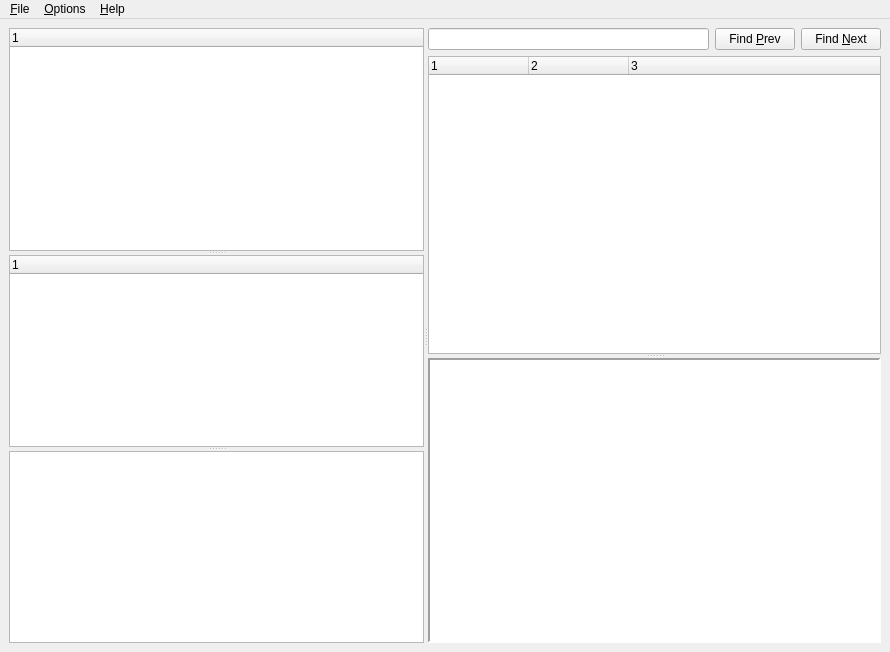
<?xml version="1.0" encoding="UTF-8"?>
<ui version="4.0">
 <author>CVS</author>
 <class>mainWindow</class>
 <widget class="QMainWindow" name="mainWindow">
  <property name="geometry">
   <rect>
    <x>0</x>
    <y>0</y>
    <width>890</width>
    <height>652</height>
   </rect>
  </property>
  <property name="minimumSize">
   <size>
    <width>800</width>
    <height>480</height>
   </size>
  </property>
  <property name="windowTitle">
   <string>DTV</string>
  </property>
  <property name="windowIcon">
   <iconset>
    <normaloff>dtv.png</normaloff>dtv.png</iconset>
  </property>
  <property name="iconSize">
   <size>
    <width>32</width>
    <height>32</height>
   </size>
  </property>
  <widget class="QWidget" name="centralwidget">
   <property name="minimumSize">
    <size>
     <width>800</width>
     <height>480</height>
    </size>
   </property>
   <layout class="QGridLayout" name="gridLayout">
    <item row="0" column="0">
     <widget class="QSplitter" name="splitter_3">
      <property name="orientation">
       <enum>Qt::Horizontal</enum>
      </property>
      <widget class="QSplitter" name="splitter">
       <property name="orientation">
        <enum>Qt::Vertical</enum>
       </property>
       <widget class="QTreeWidget" name="trwIncludedFiles">
        <property name="sizePolicy">
         <sizepolicy hsizetype="Minimum" vsizetype="MinimumExpanding">
          <horstretch>1</horstretch>
          <verstretch>20</verstretch>
         </sizepolicy>
        </property>
        <property name="minimumSize">
         <size>
          <width>40</width>
          <height>0</height>
         </size>
        </property>
        <property name="maximumSize">
         <size>
          <width>500</width>
          <height>16777215</height>
         </size>
        </property>
        <property name="selectionMode">
         <enum>QAbstractItemView::ExtendedSelection</enum>
        </property>
        <property name="columnCount">
         <number>1</number>
        </property>
        <column>
         <property name="text">
          <string notr="true">1</string>
         </property>
        </column>
       </widget>
       <widget class="QTreeWidget" name="testTree">
        <column>
         <property name="text">
          <string notr="true">1</string>
         </property>
        </column>
       </widget>
       <widget class="QTextBrowser" name="textBrowser"/>
      </widget>
      <widget class="QSplitter" name="splitter_2">
       <property name="orientation">
        <enum>Qt::Vertical</enum>
       </property>
       <widget class="QWidget" name="layoutWidget">
        <layout class="QVBoxLayout" name="verticalLayout">
         <item>
          <layout class="QHBoxLayout" name="horizontalLayout">
           <item>
            <widget class="QLineEdit" name="txtFindText">
             <property name="toolTip">
              <string extracomment="Type some text to find it in the DTS"/>
             </property>
             <property name="statusTip">
              <string/>
             </property>
             <property name="placeholderText">
              <string/>
             </property>
            </widget>
           </item>
           <item>
            <widget class="QPushButton" name="btnFindPrev">
             <property name="sizePolicy">
              <sizepolicy hsizetype="Fixed" vsizetype="Fixed">
               <horstretch>0</horstretch>
               <verstretch>0</verstretch>
              </sizepolicy>
             </property>
             <property name="text">
              <string>Find &amp;Prev</string>
             </property>
             <property name="autoDefault">
              <bool>true</bool>
             </property>
            </widget>
           </item>
           <item>
            <widget class="QPushButton" name="btnFindNext">
             <property name="sizePolicy">
              <sizepolicy hsizetype="Fixed" vsizetype="Fixed">
               <horstretch>0</horstretch>
               <verstretch>0</verstretch>
              </sizepolicy>
             </property>
             <property name="text">
              <string>Find &amp;Next</string>
             </property>
             <property name="autoDefault">
              <bool>true</bool>
             </property>
            </widget>
           </item>
          </layout>
         </item>
         <item>
          <widget class="QTreeWidget" name="trwDT">
           <property name="sizePolicy">
            <sizepolicy hsizetype="MinimumExpanding" vsizetype="Expanding">
             <horstretch>8</horstretch>
             <verstretch>0</verstretch>
            </sizepolicy>
           </property>
           <property name="horizontalScrollBarPolicy">
            <enum>Qt::ScrollBarAsNeeded</enum>
           </property>
           <property name="selectionMode">
            <enum>QAbstractItemView::ExtendedSelection</enum>
           </property>
           <property name="animated">
            <bool>true</bool>
           </property>
           <property name="columnCount">
            <number>3</number>
           </property>
           <attribute name="headerHighlightSections">
            <bool>true</bool>
           </attribute>
           <column>
            <property name="text">
             <string notr="true">1</string>
            </property>
           </column>
           <column>
            <property name="text">
             <string notr="true">2</string>
            </property>
           </column>
           <column>
            <property name="text">
             <string notr="true">3</string>
            </property>
           </column>
          </widget>
         </item>
        </layout>
       </widget>
       <widget class="QTextEdit" name="lblDT">
        <property name="sizePolicy">
         <sizepolicy hsizetype="MinimumExpanding" vsizetype="Maximum">
          <horstretch>8</horstretch>
          <verstretch>0</verstretch>
         </sizepolicy>
        </property>
        <property name="minimumSize">
         <size>
          <width>0</width>
          <height>26</height>
         </size>
        </property>
        <property name="cursor" stdset="0">
         <cursorShape>IBeamCursor</cursorShape>
        </property>
        <property name="toolTip">
         <string extracomment="Line in the Source File"/>
        </property>
        <property name="frameShape">
         <enum>QFrame::Panel</enum>
        </property>
        <property name="frameShadow">
         <enum>QFrame::Sunken</enum>
        </property>
        <property name="lineWidth">
         <number>2</number>
        </property>
        <property name="textInteractionFlags">
         <set>Qt::TextSelectableByKeyboard|Qt::TextSelectableByMouse</set>
        </property>
        <property name="text" stdset="0">
         <string/>
        </property>
       </widget>
      </widget>
     </widget>
    </item>
   </layout>
  </widget>
  <widget class="QMenuBar" name="menubar">
   <property name="geometry">
    <rect>
     <x>0</x>
     <y>0</y>
     <width>890</width>
     <height>22</height>
    </rect>
   </property>
   <widget class="QMenu" name="menuFile">
    <property name="title">
     <string>&amp;File</string>
    </property>
    <addaction name="openDTS"/>
    <addaction name="separator"/>
    <addaction name="exitApp"/>
   </widget>
   <widget class="QMenu" name="menuHelp">
    <property name="title">
     <string>&amp;Help</string>
    </property>
    <addaction name="helpDTdocs"/>
    <addaction name="separator"/>
    <addaction name="helpAbout"/>
    <addaction name="helpHowWorks"/>
    <addaction name="reportIssue"/>
   </widget>
   <widget class="QMenu" name="menuOptions">
    <property name="title">
     <string>&amp;Options</string>
    </property>
    <addaction name="optionsSettings"/>
   </widget>
   <addaction name="menuFile"/>
   <addaction name="menuOptions"/>
   <addaction name="menuHelp"/>
  </widget>
  <action name="openDTS">
   <property name="enabled">
    <bool>true</bool>
   </property>
   <property name="text">
    <string>&amp;Open a DTS file...</string>
   </property>
   <property name="shortcut">
    <string>Ctrl+O</string>
   </property>
  </action>
  <action name="exitApp">
   <property name="text">
    <string>E&amp;xit</string>
   </property>
  </action>
  <action name="helpDTdocs">
   <property name="text">
    <string>Device Tree Docs...</string>
   </property>
   <property name="shortcut">
    <string>Ctrl+F1</string>
   </property>
  </action>
  <action name="helpHowWorks">
   <property name="text">
    <string>How does DTV work?...</string>
   </property>
   <property name="shortcut">
    <string>Shift+F1</string>
   </property>
  </action>
  <action name="helpAbout">
   <property name="text">
    <string>About DTV...</string>
   </property>
   <property name="shortcut">
    <string>F1</string>
   </property>
  </action>
  <action name="optionsSettings">
   <property name="text">
    <string>&amp;Settings</string>
   </property>
  </action>
  <action name="reportIssue">
   <property name="text">
    <string>Report an Issue...</string>
   </property>
  </action>
 </widget>
 <resources/>
 <connections/>
</ui>
